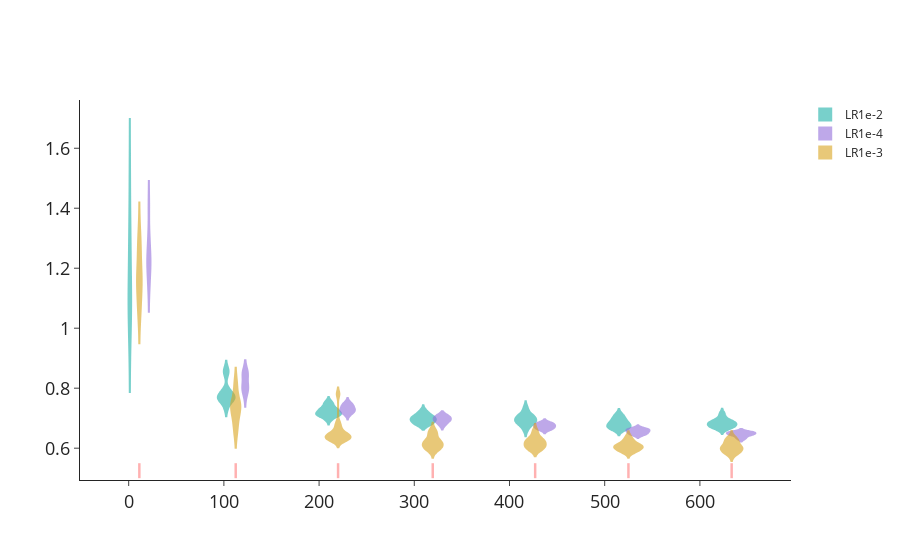

Write notebook code for a chart like this one.
### Code cell
# fig = px.violin(bi_df_long[bi_df_long.variable != 'bi'], x="epoch", y="value", color="tag",
#                 title="Segmentation Agreement with Human Subjects")
fig = go.Figure()
tag_names = ['LR1e-2', 'LR1e-4', 'LR1e-3']
shifts = [-10, 10, 0]

# for i, tags in enumerate([update_tags_3m15 + update_tags_2m15, 
#                           update_tags_305 + update_tags_205]):
# for i, tags in enumerate([update_tags_3m15 + update_tags_305, 
#                           update_tags_306 + update_tags_3m26]):
for i, tags in enumerate([update_tags_2m15 + update_tags_205,
                          update_tags_4m24 + update_tags_4m15,
                          update_tags_3m15 + update_tags_305 + update_tags_3305_anneal]):
    df = n_rnns[(n_rnns.tag.isin(tags)) & (n_rnns.epoch.isin(range(1, 62, 10)))]
    fig.add_trace(
        go.Violin(x=df.training_time+shifts[i], y=df[f'mean_pe'], name=f"{tag_names[i]}", points=False,
                  fillcolor=colors[i], line_color=colors[i], opacity=0.6,
                  width=30, scalemode='width')
    )
    

fig.update_layout(layout)
fig.update_xaxes(x_axis)
fig.update_yaxes(y_axis)
fig.update_layout(#title=dict(text="Purity of SEM Action Categorization"),
                 showlegend=True)
# fig.update_xaxes(title_text="Amount of Training (minutes)")
# fig.update_yaxes(title_text=f"Prediction Error")
# fig.add_annotation(dict(font=dict(color='black',size=17),
#                                         x=.3,
#                                         y=.9,
#                                         showarrow=False,
#                                         text="Each violin groups over<br>Concentration=[1e-1, 1e0]<br>LR=[1e-2, 1e-3, 1e-4]",
#                                         textangle=0,
#                                         xanchor='left',
#                                         xref="paper",
#                                         yref="paper"))
fig.update_layout(shapes=[{'type': 'line','y0':0.5,'y1': 0.55,'x0': t, 
                           'x1': t,
                           'xref':'x1','yref':'y1',
                           'line': {'color': 'red','width': 2.5}} 
                          for t in df.training_time.unique()],
                 width=800)
fig.show()

### Figure 1 — Plotly figure (JSON) as saved in the notebook; plotly's stock layout.template omitted (floating-point values rounded to 4 significant figures)
{"data": [{"fillcolor": "lightseagreen", "line": {"color": "lightseagreen"}, "name": "LR1e-2", "opacity": 0.6, "points": false, "scalemode": "width", "type": "violin", "width": 30, "x": [1.209, 1.209, 1.209, 1.209, 1.209, 1.209, 1.209, 1.209, 1.209, 1.209, 1.209, 1.209, 102.4, 102.4, 102.4, 102.4, 102.4, 102.4, 102.4, 102.4, 102.4, 102.4, 102.4, 210.0, 210.0, 210.0, 210.0, 210.0, 210.0, 210.0, 210.0, 210.0, 210.0, 210.0, 309.4, 309.4, 309.4, 309.4, 309.4, 309.4, 309.4, 309.4, 309.4, 309.4, 309.4, 417.0, 417.0, 417.0, 417.0, 417.0, 417.0, 417.0, 417.0, 417.0, 417.0, 417.0, 514.9, 514.9, 514.9, 514.9, 514.9, 514.9, 514.9, 514.9, 514.9, 514.9, 514.9, 623.3, 623.3, 623.3, 623.3, 623.3, 623.3, 623.3, 623.3, 623.3, 623.3, 623.3], "y": [1.275, 1.144, 1.098, 0.9932, 1.066, 1.32, 1.293, 1.122, 1.071, 1.117, 0.9837, 1.501, 0.793, 0.7612, 0.8633, 0.7682, 0.7576, 0.7782, 0.8481, 0.7345, 0.7654, 0.7868, 0.7698, 0.7163, 0.7286, 0.7289, 0.7308, 0.7085, 0.7138, 0.714, 0.6961, 0.7532, 0.7449, 0.7122, 0.6991, 0.6979, 0.7242, 0.7121, 0.6802, 0.6817, 0.7002, 0.6801, 0.6953, 0.7105, 0.6914, 0.6965, 0.6897, 0.7072, 0.7337, 0.6622, 0.6804, 0.6972, 0.6818, 0.7053, 0.7135, 0.6883, 0.6834, 0.6694, 0.6938, 0.7103, 0.6722, 0.664, 0.669, 0.6703, 0.6821, 0.7056, 0.6905, 0.6721, 0.6703, 0.6835, 0.7146, 0.6736, 0.6975, 0.6792, 0.6647, 0.6842, 0.685, 0.6918]}, {"fillcolor": "mediumpurple", "line": {"color": "mediumpurple"}, "name": "LR1e-4", "opacity": 0.6, "points": false, "scalemode": "width", "type": "violin", "width": 30, "x": [21.21, 21.21, 21.21, 21.21, 21.21, 21.21, 21.21, 21.21, 21.21, 21.21, 21.21, 122.4, 122.4, 122.4, 122.4, 122.4, 122.4, 122.4, 122.4, 122.4, 230.0, 230.0, 230.0, 230.0, 230.0, 230.0, 230.0, 230.0, 329.4, 329.4, 329.4, 329.4, 329.4, 329.4, 437.0, 437.0, 437.0, 437.0, 437.0, 437.0, 534.9, 534.9, 534.9, 534.9, 534.9, 534.9, 643.3, 643.3, 643.3, 643.3, 643.3], "y": [1.299, 1.291, 1.238, 1.24, 1.41, 1.136, 1.223, 1.221, 1.206, 1.191, 1.156, 0.8525, 0.7985, 0.8101, 0.7951, 0.8391, 0.7779, 0.805, 0.8493, 0.8543, 0.7211, 0.74, 0.7442, 0.7497, 0.7248, 0.7132, 0.7277, 0.7313, 0.6782, 0.697, 0.7073, 0.6948, 0.69, 0.7068, 0.6623, 0.6837, 0.6749, 0.6811, 0.6724, 0.6661, 0.6456, 0.661, 0.6541, 0.6598, 0.6486, 0.6649, 0.6526, 0.6335, 0.6507, 0.6441, 0.6497]}, {"fillcolor": "goldenrod", "line": {"color": "goldenrod"}, "name": "LR1e-3", "opacity": 0.6, "points": false, "scalemode": "width", "type": "violin", "width": 30, "x": [11.21, 11.21, 11.21, 11.21, 11.21, 11.21, 11.21, 11.21, 11.21, 11.21, 11.21, 11.21, 11.21, 11.21, 11.21, 11.21, 112.4, 112.4, 112.4, 112.4, 112.4, 112.4, 112.4, 112.4, 112.4, 112.4, 112.4, 112.4, 112.4, 112.4, 112.4, 112.4, 220.0, 220.0, 220.0, 220.0, 220.0, 220.0, 220.0, 220.0, 220.0, 220.0, 220.0, 220.0, 220.0, 220.0, 220.0, 220.0, 319.4, 319.4, 319.4, 319.4, 319.4, 319.4, 319.4, 319.4, 319.4, 319.4, 319.4, 319.4, 319.4, 319.4, 319.4, 319.4, 427.0, 427.0, 427.0, 427.0, 427.0, 427.0, 427.0, 427.0, 427.0, 427.0, 427.0, 427.0, 427.0, 427.0, 427.0, 427.0, 524.9, 524.9, 524.9, 524.9, 524.9, 524.9, 524.9, 524.9, 524.9, 524.9, 524.9, 524.9, 524.9, 524.9, 524.9, 524.9, 633.3, 633.3, 633.3, 633.3, 633.3, 633.3, 633.3, 633.3, 633.3, 633.3, 633.3, 633.3, 633.3, 633.3, 633.3, 633.3], "y": [1.289, 1.059, 1.144, 1.17, 1.05, 1.26, 1.267, 1.071, 1.319, 1.148, 1.177, 1.146, 1.235, 1.167, 1.096, 1.173, 0.8162, 0.6539, 0.7365, 0.7325, 0.7456, 0.775, 0.7294, 0.6987, 0.6959, 0.8139, 0.7471, 0.6534, 0.7426, 0.6906, 0.7317, 0.7632, 0.6304, 0.6401, 0.685, 0.7805, 0.6439, 0.641, 0.6319, 0.6482, 0.6716, 0.6618, 0.6248, 0.6432, 0.6489, 0.6308, 0.6292, 0.6342, 0.6411, 0.6005, 0.6524, 0.6189, 0.6234, 0.6121, 0.6229, 0.6012, 0.6499, 0.6597, 0.601, 0.5934, 0.6152, 0.6127, 0.6219, 0.598, 0.6505, 0.6039, 0.6585, 0.6089, 0.634, 0.6113, 0.626, 0.5959, 0.6241, 0.63, 0.6021, 0.5984, 0.6218, 0.6137, 0.6214, 0.5957, 0.64, 0.6045, 0.6181, 0.5988, 0.6126, 0.6101, 0.6051, 0.5848, 0.622, 0.6298, 0.5907, 0.5895, 0.6028, 0.6019, 0.6075, 0.5948, 0.6311, 0.6039, 0.6358, 0.6039, 0.6228, 0.5969, 0.6039, 0.5884, 0.624, 0.6223, 0.5839, 0.5855, 0.5945, 0.6004, 0.6063, 0.5786]}], "layout": {"autosize": true, "margin": {"autoexpand": true}, "shapes": [{"line": {"color": "red", "width": 2.5}, "type": "line", "x0": 11.21, "x1": 11.21, "xref": "x", "y0": 0.5, "y1": 0.55, "yref": "y"}, {"line": {"color": "red", "width": 2.5}, "type": "line", "x0": 112.4, "x1": 112.4, "xref": "x", "y0": 0.5, "y1": 0.55, "yref": "y"}, {"line": {"color": "red", "width": 2.5}, "type": "line", "x0": 220.0, "x1": 220.0, "xref": "x", "y0": 0.5, "y1": 0.55, "yref": "y"}, {"line": {"color": "red", "width": 2.5}, "type": "line", "x0": 319.4, "x1": 319.4, "xref": "x", "y0": 0.5, "y1": 0.55, "yref": "y"}, {"line": {"color": "red", "width": 2.5}, "type": "line", "x0": 427.0, "x1": 427.0, "xref": "x", "y0": 0.5, "y1": 0.55, "yref": "y"}, {"line": {"color": "red", "width": 2.5}, "type": "line", "x0": 524.9, "x1": 524.9, "xref": "x", "y0": 0.5, "y1": 0.55, "yref": "y"}, {"line": {"color": "red", "width": 2.5}, "type": "line", "x0": 633.3, "x1": 633.3, "xref": "x", "y0": 0.5, "y1": 0.55, "yref": "y"}], "showlegend": true, "title": {"font": {"size": 22}, "x": 0.5}, "xaxis": {"autorange": true, "range": [-51.13, 695.7], "tickfont": {"size": 18}, "title": {"font": {"size": 20}}, "type": "linear"}, "yaxis": {"autorange": true, "range": [0.4912, 1.761], "tickfont": {"size": 18}, "title": {"font": {"size": 20}}, "type": "linear"}}}
